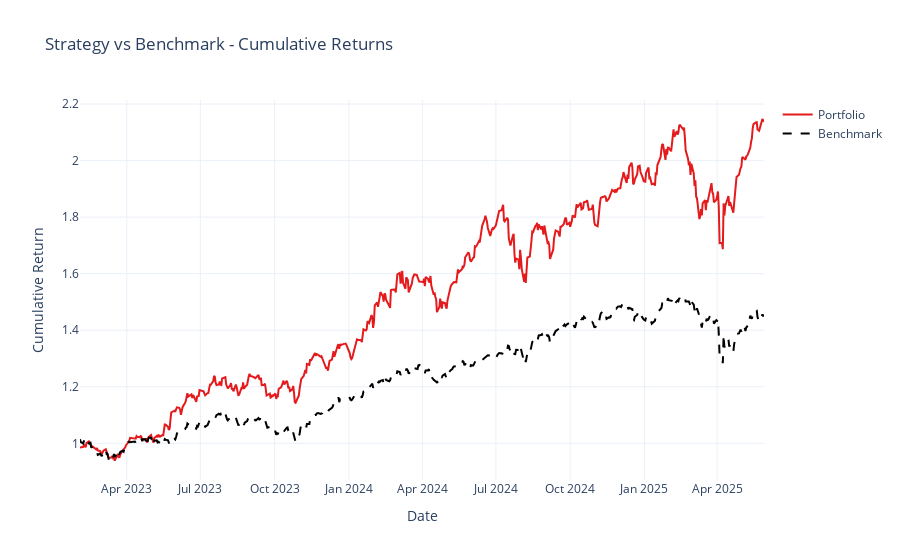

This figure's notebook cell:
### Markdown cell above
## 9. Comparison with Benchmark

Let's compare our strategy with a simple buy-and-hold benchmark.

### Code cell
# Create a simple equal-weight benchmark
equal_weight_returns = returns.mean(axis=1)  # Equal weight all stocks
benchmark_returns = equal_weight_returns.loc[portfolio_returns.index]

# Compare strategies
strategy_comparison = {
    'Momentum Strategy': {
        'performance_metrics': detailed_metrics
    },
    'Equal Weight Benchmark': {
        'performance_metrics': portfolio_analyzer.performance_metrics(benchmark_returns)
    }
}

comparison_df = perf_analyzer.compare_strategies(strategy_comparison)
print("Strategy Comparison:")
print("=" * 50)
print(comparison_df.round(4))

# Benchmark comparison analysis
benchmark_analysis = perf_analyzer.benchmark_comparison(portfolio_returns, benchmark_returns)
print("\nBenchmark Comparison Metrics:")
print("=" * 35)
for metric, value in benchmark_analysis.items():
    if isinstance(value, float):
        print(f"{metric}: {value:.4f}")

# Plot comparison
comparison_fig = chart_manager.plot_cumulative_returns(
    portfolio_returns,
    benchmark_returns,
    title="Strategy vs Benchmark - Cumulative Returns"
)
comparison_fig.show()

print("\nBenchmark comparison completed!")

### Figure 1 — Plotly figure (JSON) as saved in the notebook; plotly's stock layout.template omitted (floating-point values rounded to 4 significant figures; data arrays with more than 128 entries replaced by an {"elided": "..."} marker saying what was removed)
{"data": [{"line": {"color": "rgb(228,26,28)", "width": 2}, "mode": "lines", "name": "Portfolio", "type": "scatter", "x": {"elided": "582 str values"}, "y": {"elided": "582 float values"}}, {"line": {"color": "black", "dash": "dash", "width": 2}, "mode": "lines", "name": "Benchmark", "type": "scatter", "x": {"elided": "582 str values"}, "y": {"elided": "582 float values"}}], "layout": {"hovermode": "x unified", "title": {"text": "Strategy vs Benchmark - Cumulative Returns"}, "xaxis": {"title": {"text": "Date"}}, "yaxis": {"title": {"text": "Cumulative Return"}}}}
